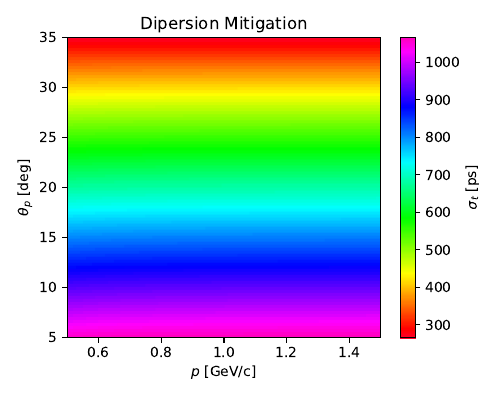

The Python source for this figure:
from functions import *

aa = []
for i in range(steps):
  bb = []
  for j in range(steps):
    theta = (theta_max - theta_min)/steps*i + theta_min
    p = (pmax - pmin)/steps*j + pmin
    dt = top(mpi, p, distance(R, d, theta, D/2), wlen_min, theta) - top(mpi, p, distance(R, d, theta, D/2), wlen_max, theta)
    bb.append(dt*1e12)
  aa.append(bb)

fig = plt.figure(figsize=(5, 4))

#plt.rcParams.update({'font.size': 30})
plt.imshow(aa, aspect='auto', cmap=cm.gist_rainbow, origin='lower', extent=[pmin,pmax,theta_min/math.pi*180,theta_max/math.pi*180])
plt.colorbar(label='$\sigma_t$ [ps]')
plt.xlabel("$p$ [GeV/c]")
plt.ylabel("$\\theta_p$ [deg]")
plt.title('Dipersion Mitigation')
fig.tight_layout()
plt.savefig('mitigation.pdf')
plt.savefig('mitigation.png')
plt.close()